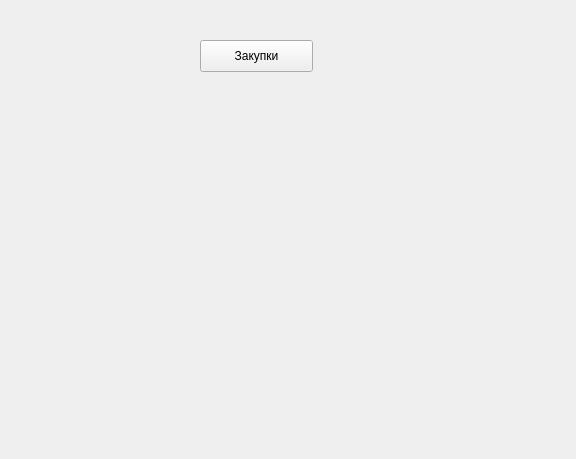
<?xml version="1.0" encoding="UTF-8"?>
<ui version="4.0">
 <class>CustomerWindow</class>
 <widget class="QWidget" name="CustomerWindow">
  <property name="geometry">
   <rect>
    <x>0</x>
    <y>0</y>
    <width>576</width>
    <height>459</height>
   </rect>
  </property>
  <property name="windowTitle">
   <string>Form</string>
  </property>
  <widget class="QPushButton" name="pushButton">
   <property name="geometry">
    <rect>
     <x>200</x>
     <y>40</y>
     <width>113</width>
     <height>32</height>
    </rect>
   </property>
   <property name="text">
    <string>Закупки</string>
   </property>
  </widget>
 </widget>
 <resources/>
 <connections/>
</ui>
